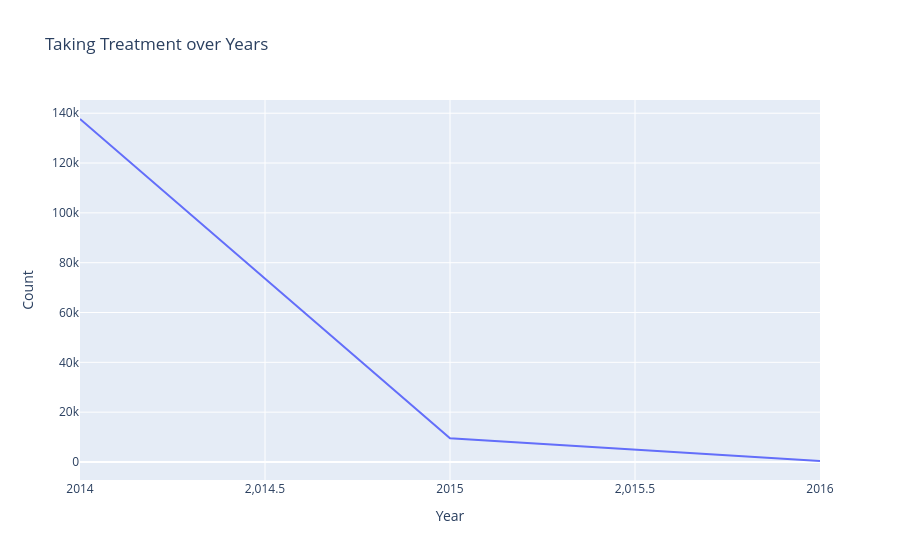

Write notebook code for a chart like this one.
### Code cell
px.line(
    taking_treatment_by_year,
    x='Year',
    y='Count',
    title='Taking Treatment over Years'
)

### Figure 1 — Plotly figure (JSON) as saved in the notebook; plotly's stock layout.template omitted (floating-point values rounded to 4 significant figures)
{"data": [{"hovertemplate": "Year=%{x}<br>Count=%{y}<extra></extra>", "legendgroup": "", "line": {"color": "#636efa", "dash": "solid"}, "marker": {"symbol": "circle"}, "mode": "lines", "name": "", "orientation": "v", "showlegend": false, "type": "scatter", "x": [2014, 2015, 2016], "xaxis": "x", "y": [137680, 9536, 390], "yaxis": "y"}], "layout": {"legend": {"tracegroupgap": 0}, "title": {"text": "Taking Treatment over Years"}, "xaxis": {"anchor": "y", "domain": [0, 1], "title": {"text": "Year"}}, "yaxis": {"anchor": "x", "domain": [0, 1], "title": {"text": "Count"}}}}
